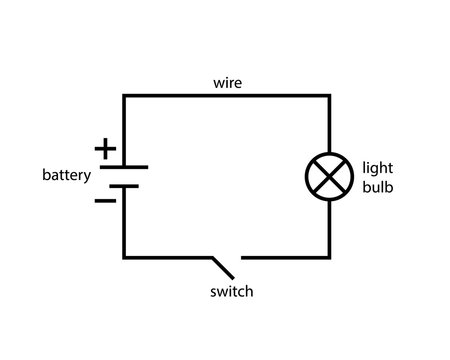
#> input picture Project/ckt2.jpg, 450 x 360 px
$ jupyter execute hough.ipynb
#> lines starting #> are read from the running program, lines starting #| are printed output that depends on the picture; after the words box and inside, x2 and y2 are one past the last pixel; in counts of white or black regions, pixels touching at a corner belong together
[cell 1]
import cv2
import sys
import numpy as np
import math
import matplotlib.pyplot as plt
from sklearn.cluster import DBSCAN

[cell 2]
image = cv2.imread('Project/ckt2.jpg')
#> image is the input picture: shape (360, 450, 3); min 0, max 255, mean 248
plt.imshow(image)
fheight, fwidth = image.shape[:2]
#> fheight = 360; fwidth = 450

[cell 3]
def canny_edge_detection(image):
    # Grayscale conversion if needed
    gray_image = cv2.cvtColor(image, cv2.COLOR_BGR2GRAY)

    # Gaussian Blur
    blurred = cv2.GaussianBlur(gray_image, (5, 5), 0)
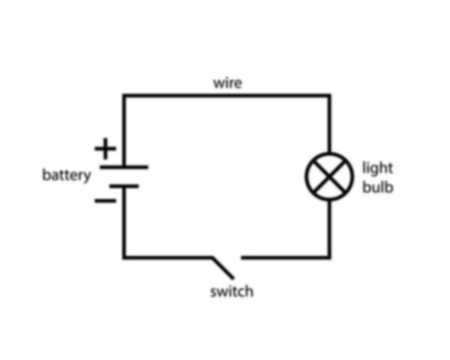
#> blurred: shape (360, 450); min 4, max 255, mean 248

    # Canny edge detection
    edges = cv2.Canny(blurred, 50, 150)
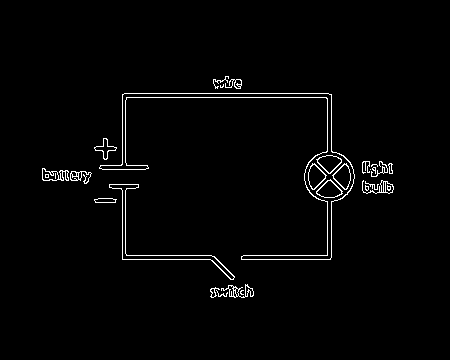
#> edges: shape (360, 450); 1.9% white in thin lines or dots, all inside (x1, y1, x2, y2) = (42, 76, 394, 298)
    return edges

[cell 4]
plt.imshow(canny_edge_detection(image))

[cell 5]
image_gray = cv2.cvtColor(canny_edge_detection(image), cv2.COLOR_GRAY2BGR)
plt.imshow(image_gray)

[cell 6]
# Perform Probabilistic Hough Transform
threshold = 100
min_line_length = 50
max_line_gap = 10

[cell 7]
# Perform Probabilistic Hough Transform
threshold = 100  # Minimum number of votes to consider a line
min_line_length = 50  # Minimum length of a line
max_line_gap = 10  # Maximum allowed gap between line segments to treat them as a single line

[cell 8]
def probabilistic_hough_transform(image_edges, threshold, min_line_length, max_line_gap):
#> called with threshold = 100, min_line_length = 50, max_line_gap = 10
    lines = []  # Store detected lines [(x1, y1, x2, y2), ...]
#> lines = []

    height, width = image_edges.shape[:2]
#> height = 360; width = 450

    # Voting space parameters (for simplicity, may not be the best approach)
    rho_max = int(math.hypot(height, width))
#> rho_max = 576
    theta_max = 180  # Angle resolution
    accumulator = np.zeros((2 * rho_max, theta_max), dtype=np.uint8)

    edge_points = np.argwhere(image_edges > 0)  # Get edge points
#> edge_points = 3054 pairs, first value 76 to 297, second value 42 to 393

    # Perform voting for lines
    for y, x in edge_points:
        for theta in range(theta_max):
            rho = int(x * math.cos(math.radians(theta)) + y * math.sin(math.radians(theta)))
            accumulator[rho, theta] += 1  # Accumulate votes
#> this loop made 3054 passes
#> (y, x) on passes 1 to 3: (76, 225), (76, 226), (76, 227)
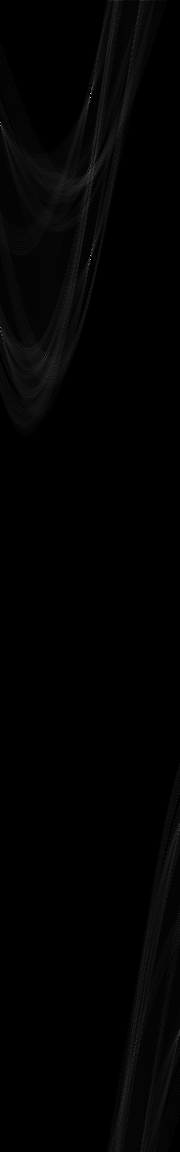
#> accumulator: shape (1152, 180); min 0, max 205, mean 2.7

    # Threshold accumulator to find lines
    for rho in range(accumulator.shape[0]):
        for theta in range(accumulator.shape[1]):
            if accumulator[rho, theta] > threshold:
                a = math.cos(math.radians(theta))
                b = math.sin(math.radians(theta))
                x0 = a * rho
                y0 = b * rho
                x1 = int(x0 + 1000 * (-b))  # Line length parameters
                y1 = int(y0 + 1000 * (a))
                x2 = int(x0 - 1000 * (-b))
                y2 = int(y0 - 1000 * (a))
                lines.append(((x1, y1), (x2, y2)))  # Store line endpoints
#> after the loop, lines = [((-1000, 93), (1000, 92)), ((-1000, 97), (1000, 96)), ((122, 1000), (122, -1000)), ((125, 1000), (125, -1000)), ((-1000, 255), (1000, 254)), ((-1000, 259), (1000, 258)), ((327, 1000), (327, -1000)), ((331, 1000), (331, -1000))]

    return lines

[cell 9]
lines = probabilistic_hough_transform(canny_edge_detection(image), threshold, min_line_length, max_line_gap)
print("Number of detected lines: ", len(lines))
#| Number of detected lines:  8
print(lines)
#> (printed output is left out)

[cell 10]
def find_intersection_points(lines):
    intersection_points = []
    for i in range(len(lines)):
        for j in range(i + 1, len(lines)):
            line1 = lines[i]
            line2 = lines[j]
            denominator = (
                (line2[1][1] - line2[0][1]) * (line1[1][0] - line1[0][0])
                - (line2[1][0] - line2[0][0]) * (line1[1][1] - line1[0][1])
            )
            if denominator != 0:  # Checking if lines are not almost parallel
                intersection = [
                    (
                        (line2[1][0] - line2[0][0])
                        * (line1[1][0] * line1[0][1] - line1[0][0] * line1[1][1])
                        - (line1[1][0] - line1[0][0])
                        * (line2[1][0] * line2[0][1] - line2[0][0] * line2[1][1])
                    )
                    / denominator,
                    (
                        (line1[0][1] - line1[1][1])
                        * (line2[1][0] * line2[0][1] - line2[0][0] * line2[1][1])
                        - (line2[0][1] - line2[1][1])
                        * (line1[1][0] * line1[0][1] - line1[0][0] * line1[1][1])
                    )
                    / denominator,
                ]
                intersection = np.array(intersection)
                if np.all(0 <= intersection) and np.all(intersection <= 1000):
                    intersection_points.append(intersection.astype(int))
#> this loop made 8 passes
#> after the loop, intersection_points = [[122, 92], [125, 92], [327, 92], [331, 92], [122, 96], [125, 96], [327, 96], [331, 96], [122, 254], [122, 258], [125, 254], [125, 258], [327, 254], [331, 254], [327, 258], [331, 258]]

    return np.array(intersection_points) if intersection_points else None

[cell 11]
intersection_points = find_intersection_points(lines)
#> intersection_points = 16 rows, first 8: [122, 92], [125, 92], [327, 92], [331, 92], [122, 96], [125, 96], [327, 96], [331, 96]
print("Number of intersection points: ", len(intersection_points))
#| Number of intersection points:  16
print(intersection_points)
#> (printed output is left out)

[cell 12]
result = None  # Initialize result to None

[cell 13]
def find_significant_nodes(intersection_points):
    clustering = DBSCAN(eps=8, min_samples=4).fit(intersection_points)
    labels = clustering.labels_
#> labels = [0, 0, 1, 1, 0, 0, 1, 1, 2, 2, 2, 2, 3, 3, 3, 3]
    unique_labels = set(labels)
#> unique_labels = 4 items

    significant_nodes = []
    for label in unique_labels:
        if label != -1:  # Excluding noise points
            cluster = intersection_points[labels == label]
            significant_node = np.mean(cluster, axis=0)
            significant_nodes.append(significant_node)
#> this loop made 4 passes
#> (cluster, significant_node) on passes 1 to 4: ([[122, 92], [125, 92], [122, 96], [125, 96]], [123.5, 94]), ([[327, 92], [331, 92], [327, 96], [331, 96]], [329, 94]), ([[122, 254], [122, 258], [125, 254], [125, 258]], [123.5, 256]), ([[327, 254], [331, 254], [327, 258], [331, 258]], [329, 256])
#> after the loop, significant_nodes = [[123.5, 94], [329, 94], [123.5, 256], [329, 256]]

    return significant_nodes

[cell 14]
significant_nodes = find_significant_nodes(intersection_points)
#> significant_nodes = [[123.5, 94], [329, 94], [123.5, 256], [329, 256]]

[cell 15]
display_image = np.copy(image)

[cell 16]
for line in lines:
        cv2.line(display_image, line[0], line[1], (0, 255, 0), 2)  # Green lines
#> this loop made 8 passes
#> line on passes 1 to 8: ((-1000, 93), (1000, 92)), ((-1000, 97), (1000, 96)), ((122, 1000), (122, -1000)), ((125, 1000), (125, -1000)), ((-1000, 255), (1000, 254)), ((-1000, 259), (1000, 258)), ((327, 1000), (327, -1000)), ((331, 1000), (331, -1000))
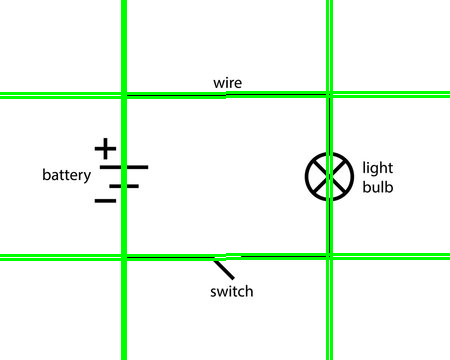
#> display_image: shape (360, 450, 3); 5.91% of pixels changed, all inside (x1, y1, x2, y2) = (0, 0, 450, 360)


if intersection_points is not None:
        for point in intersection_points:
            cv2.circle(display_image, (int(point[0]), int(point[1])), 5, (0, 0, 255), -1)  # Red circles
#> this loop made 16 passes
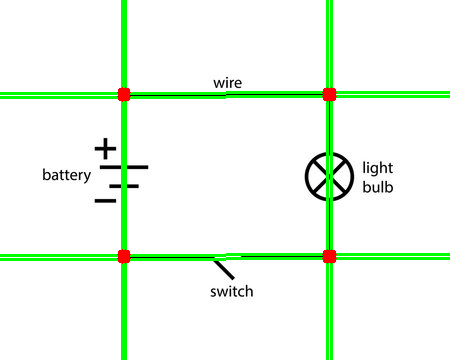
#> display_image: shape (360, 450, 3); 0.41% of pixels changed, all inside (x1, y1, x2, y2) = (117, 87, 337, 264)


if significant_nodes:
        for node in significant_nodes:
            cv2.circle(display_image, (int(node[0]), int(node[1])), 3, (255, 0, 0), -1)  # Blue circles
            print(f"Significant Node at: ({int(node[0])}, {int(node[1])})")
#> this loop made 4 passes
#| Significant Node at: (123, 94)
#| Significant Node at: (329, 94)
#| Significant Node at: (123, 256)
#| Significant Node at: (329, 256)
#> display_image: shape (360, 450, 3); 0.07% of pixels changed, all inside (x1, y1, x2, y2) = (120, 91, 333, 260)

$ run again, with Project/ckt1.jpg copied over Project/ckt2.jpg
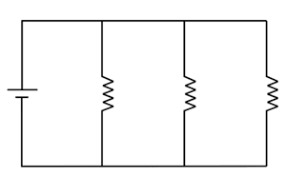
#> input picture Project/ckt1.jpg, 286 x 176 px
#> image is the input picture: shape (176, 286, 3); min 0, max 255, mean 245.1
#> in canny_edge_detection, `edges = cv2.Canny(blurred, 50, 150)`:
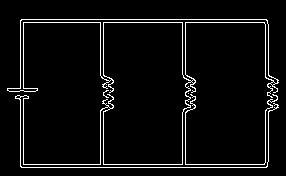
#> edges: shape (176, 286); 4.8% white in thin lines or dots, all inside (x1, y1, x2, y2) = (7, 19, 279, 168)
#> in probabilistic_hough_transform, `lines = []`: lines = []
#> edge_points = 2431 pairs, first value 19 to 167, second value 7 to 278
#> after the loop in probabilistic_hough_transform, `for rho in range(accumulator.shape[0]):`: lines = 12 items
#| Number of detected lines:  12
#> (printed output is left out)
#> the loop in find_intersection_points, `for i in range(len(lines)):` made 12 passes
#> after the loop in find_intersection_points, `for i in range(len(lines)):`: intersection_points = 32 pairs, first value 20 to 268, second value 18 to 166
#| Number of intersection points:  32
#> (printed output is left out)
#> labels = 32 values, max 7 at index 26, min 0 at index 0, mean 3.5
#> unique_labels = 8 items
#> the loop in find_significant_nodes, `for label in unique_labels:` made 8 passes
#> (cluster, significant_node) on passes 1 to 6: ([[20, 18], [23, 18], [20, 21], [23, 21]], [21.5, 19.5]), ([[100, 18], [103, 18], [100, 21], [103, 21]], [101.5, 19.5]), ([[182, 18], [185, 18], [182, 21], [185, 21]], [183.5, 19.5]), ([[265, 18], [268, 18], [265, 21], [268, 21]], [266.5, 19.5]), ([[20, 163], [20, 166], [23, 163], [23, 166]], [21.5, 164.5]), ([[100, 163], [100, 166], [103, 163], [103, 166]], [101.5, 164.5])
#> after the loop in find_significant_nodes, `for label in unique_labels:`: significant_nodes = [[21.5, 19.5], [101.5, 19.5], [183.5, 19.5], [266.5, 19.5], [21.5, 164.5], [101.5, 164.5], [183.5, 164.5], [266.5, 164.5]]
#> the loop `for line in lines:` made 12 passes
#> line on passes 1 to 8: ((-1000, 19), (1000, 18)), ((20, 1000), (20, -1000)), ((-1000, 22), (1000, 21)), ((23, 1000), (23, -1000)), ((100, 1000), (100, -1000)), ((103, 1000), (103, -1000)), ((-1000, 164), (1000, 163)), ((-1000, 167), (1000, 166))
#> the loop `for point in intersection_points:` made 32 passes
#> point on passes 1 to 8: [20, 18], [23, 18], [100, 18], [103, 18], [182, 18], [185, 18], [265, 18], [268, 18]
#> the loop `for node in significant_nodes:` made 8 passes
#> (printed output is left out)
#> after the loop `for node in significant_nodes:`:
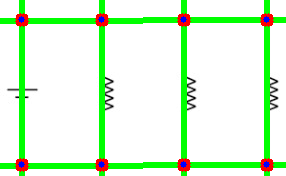
#> display_image: shape (176, 286, 3); mean B, G, R 215.7, 247.2, 219.4

$ run again, with Project/ckt3.jpg copied over Project/ckt2.jpg
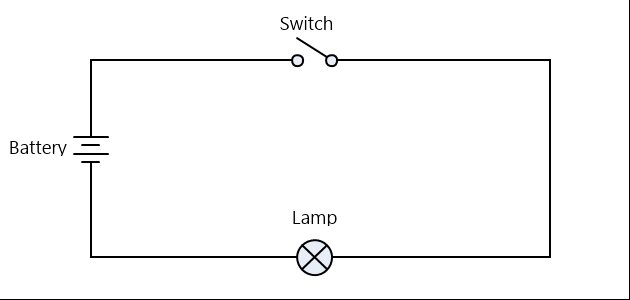
#> input picture Project/ckt3.jpg, 630 x 300 px
#> image is the input picture: shape (300, 630, 3); mean B, G, R 248.7, 248.6, 248.6
#> in canny_edge_detection, `edges = cv2.Canny(blurred, 50, 150)`:
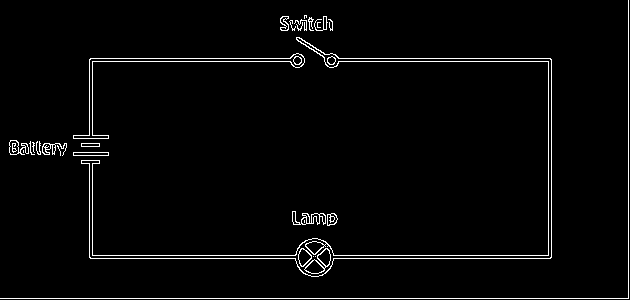
#> edges: shape (300, 630); 2.6% white in thin lines or dots
#> image_gray: shape (300, 630, 3); 2.6% white in thin lines or dots
#> in probabilistic_hough_transform, `lines = []`: lines = []
#> edge_points = 4999 pairs, first value 0 to 298, second value 0 to 628
#> the loop in probabilistic_hough_transform, `for y, x in edge_points:` made 4999 passes
#> (y, x) on passes 1 to 3: (0, 628), (1, 628), (2, 628)
#> after the loop in probabilistic_hough_transform, `for rho in range(accumulator.shape[0]):`: lines = 20 items
#| Number of detected lines:  20
#> (printed output is left out)
#> the loop in find_intersection_points, `for i in range(len(lines)):` made 20 passes
#> after the loop in find_intersection_points, `for i in range(len(lines)):`: intersection_points = 101 pairs, first value 89 to 554, second value 52 to 297
#| Number of intersection points:  101
#> (printed output is left out)
#> labels = 101 values, max 3 at index 70, min -1 at index 0, mean 0.495
#> unique_labels = 5 items
#> the loop in find_significant_nodes, `for label in unique_labels:` made 5 passes
#> significant_node on passes 1 to 4: [549.8, 58.24], [90.5, 58.12], [90.5, 254.4], [549.5, 255.5]
#> after the loop in find_significant_nodes, `for label in unique_labels:`: significant_nodes = [[549.8, 58.24], [90.5, 58.12], [90.5, 254.4], [549.5, 255.5]]
#> the loop `for line in lines:` made 20 passes
#> line on passes 1 to 8: ((-1000, 33), (998, 68)), ((-1000, 35), (998, 70)), ((-1000, 36), (998, 71)), ((-1000, 58), (1000, 57)), ((-1000, 61), (1000, 60)), ((-998, 81), (1000, 46)), ((-998, 82), (1000, 47)), ((-998, 84), (1001, 49))
#> the loop `for point in intersection_points:` made 101 passes
#> point on passes 1 to 8: [387, 57], [554, 60], [371, 57], [399, 57], [457, 58], [89, 52], [92, 52], [548, 60]
#> after the loop `for point in intersection_points:`:
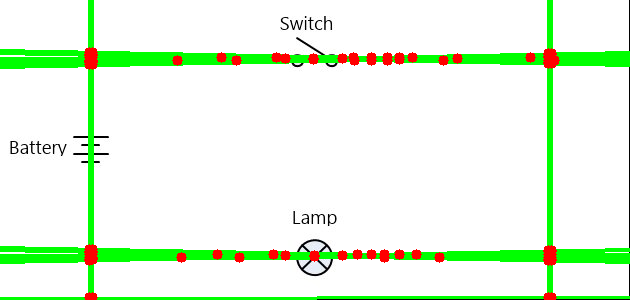
#> display_image: shape (300, 630, 3); mean B, G, R 225.3, 247.8, 230.1
#> the loop `for node in significant_nodes:` made 4 passes
#> (printed output is left out)

$ run again, with Project/ckt4.jpg copied over Project/ckt2.jpg
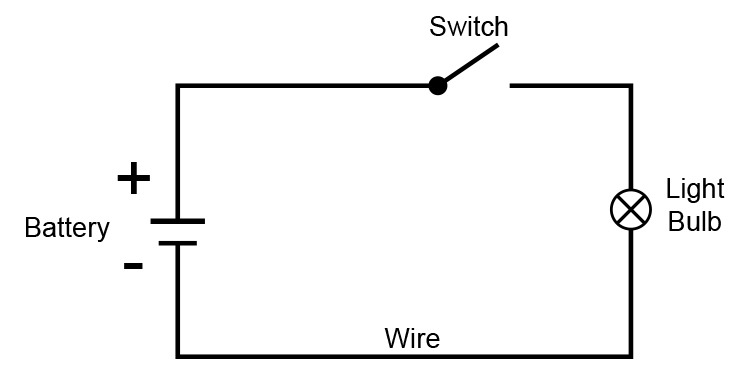
#> input picture Project/ckt4.jpg, 750 x 374 px
#> image is the input picture: shape (374, 750, 3); min 0, max 255, mean 245.7
#> in canny_edge_detection, `edges = cv2.Canny(blurred, 50, 150)`:
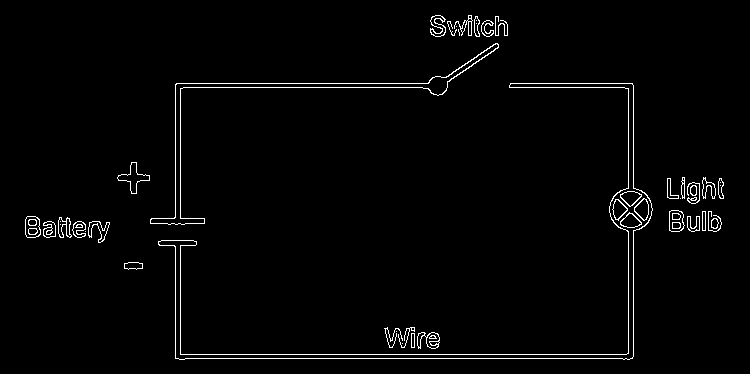
#> edges: shape (374, 750); 2% white in thin lines or dots, all inside (x1, y1, x2, y2) = (25, 15, 724, 360)
#> in probabilistic_hough_transform, `lines = []`: lines = []
#> edge_points = 5607 pairs, first value 15 to 359, second value 25 to 723
#> the loop in probabilistic_hough_transform, `for y, x in edge_points:` made 5607 passes
#> (y, x) on passes 1 to 3: (15, 435), (15, 436), (15, 437)
#> after the loop in probabilistic_hough_transform, `for rho in range(accumulator.shape[0]):`: lines = 20 items
#| Number of detected lines:  20
#> (printed output is left out)
#> the loop in find_intersection_points, `for i in range(len(lines)):` made 20 passes
#> after the loop in find_intersection_points, `for i in range(len(lines)):`: intersection_points = 108 pairs, first value 175 to 633, second value 78 to 360
#| Number of intersection points:  108
#> (printed output is left out)
#> labels = 108 values, max 4 at index 62, min -1 at index 0, mean 0.991
#> unique_labels = 6 items
#> the loop in find_significant_nodes, `for label in unique_labels:` made 6 passes
#> (cluster, significant_node) on pass 4: ([[399, 353], [399, 354], [399, 355], [399, 356]], [399, 354.5])
#> after the loop in find_significant_nodes, `for label in unique_labels:`: significant_nodes = [[177.5, 83.67], [630.5, 83.67], [177.8, 354.7], [399, 354.5], [630.5, 354.6]]
#> the loop `for line in lines:` made 20 passes
#> line on passes 1 to 8: ((-1001, 58), (998, 93)), ((-1001, 59), (998, 94)), ((-1000, 83), (1000, 82)), ((-1000, 87), (1000, 86)), ((-998, 109), (1001, 74)), ((-998, 110), (1001, 75)), ((175, 1000), (175, -1000)), ((180, 1000), (180, -1000))
#> the loop `for point in intersection_points:` made 108 passes
#> point on passes 1 to 8: [387, 82], [609, 86], [456, 83], [485, 84], [175, 78], [180, 78], [628, 86], [633, 86]
#> the loop `for node in significant_nodes:` made 5 passes
#> (printed output is left out)
#> after the loop `for node in significant_nodes:`:
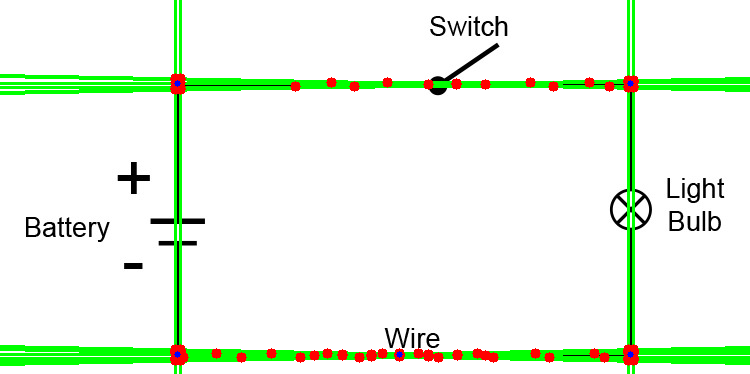
#> display_image: shape (374, 750, 3); mean B, G, R 230.5, 246.8, 233.8
